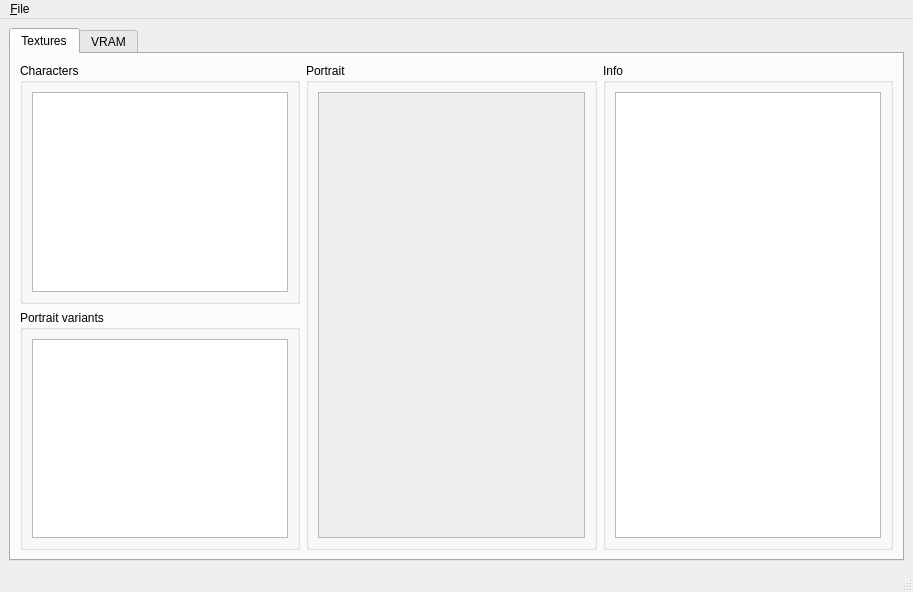
<?xml version="1.0" encoding="UTF-8"?>
<ui version="4.0">
 <class>MainWindow</class>
 <widget class="QMainWindow" name="MainWindow">
  <property name="geometry">
   <rect>
    <x>0</x>
    <y>0</y>
    <width>913</width>
    <height>592</height>
   </rect>
  </property>
  <property name="windowTitle">
   <string>MainWindow</string>
  </property>
  <widget class="QWidget" name="centralwidget">
   <layout class="QHBoxLayout" name="horizontalLayout">
    <item>
     <widget class="QTabWidget" name="mainTabWidget">
      <property name="currentIndex">
       <number>0</number>
      </property>
      <widget class="QWidget" name="texturesTab">
       <attribute name="title">
        <string>Textures</string>
       </attribute>
       <layout class="QGridLayout" name="gridLayout" columnstretch="0,0">
        <item row="0" column="1">
         <layout class="QHBoxLayout" name="horizontalLayout_5" stretch="1,1">
          <item>
           <widget class="QGroupBox" name="groupBox_3">
            <property name="title">
             <string>Portrait</string>
            </property>
            <layout class="QVBoxLayout" name="verticalLayout_5">
             <item>
              <widget class="QScrollArea" name="portraitScrollArea">
               <property name="widgetResizable">
                <bool>true</bool>
               </property>
               <widget class="QWidget" name="scrollAreaWidgetContents_3">
                <property name="geometry">
                 <rect>
                  <x>0</x>
                  <y>0</y>
                  <width>268</width>
                  <height>452</height>
                 </rect>
                </property>
               </widget>
              </widget>
             </item>
            </layout>
           </widget>
          </item>
          <item>
           <widget class="QGroupBox" name="groupBox_4">
            <property name="title">
             <string>Info</string>
            </property>
            <layout class="QHBoxLayout" name="horizontalLayout_4">
             <item>
              <widget class="QTextEdit" name="portraitInfoTextEdit">
               <property name="sizePolicy">
                <sizepolicy hsizetype="Expanding" vsizetype="Expanding">
                 <horstretch>0</horstretch>
                 <verstretch>0</verstretch>
                </sizepolicy>
               </property>
               <property name="font">
                <font>
                 <family>Consolas</family>
                 <pointsize>12</pointsize>
                </font>
               </property>
               <property name="undoRedoEnabled">
                <bool>false</bool>
               </property>
               <property name="readOnly">
                <bool>true</bool>
               </property>
              </widget>
             </item>
            </layout>
           </widget>
          </item>
         </layout>
        </item>
        <item row="0" column="0">
         <layout class="QVBoxLayout" name="verticalLayout" stretch="0,0">
          <item>
           <widget class="QGroupBox" name="groupBox">
            <property name="title">
             <string>Characters</string>
            </property>
            <layout class="QVBoxLayout" name="verticalLayout_2">
             <item>
              <widget class="QListWidget" name="characterListWidget">
               <property name="sizePolicy">
                <sizepolicy hsizetype="Minimum" vsizetype="Expanding">
                 <horstretch>0</horstretch>
                 <verstretch>0</verstretch>
                </sizepolicy>
               </property>
              </widget>
             </item>
            </layout>
           </widget>
          </item>
          <item>
           <widget class="QGroupBox" name="groupBox_2">
            <property name="title">
             <string>Portrait variants</string>
            </property>
            <layout class="QVBoxLayout" name="verticalLayout_3">
             <item>
              <widget class="QListWidget" name="variantsListWidget">
               <property name="sizePolicy">
                <sizepolicy hsizetype="Minimum" vsizetype="Expanding">
                 <horstretch>0</horstretch>
                 <verstretch>0</verstretch>
                </sizepolicy>
               </property>
               <property name="selectionBehavior">
                <enum>QAbstractItemView::SelectItems</enum>
               </property>
              </widget>
             </item>
            </layout>
           </widget>
          </item>
         </layout>
        </item>
       </layout>
      </widget>
      <widget class="QWidget" name="vramTab">
       <attribute name="title">
        <string>VRAM</string>
       </attribute>
       <layout class="QHBoxLayout" name="horizontalLayout_2">
        <item>
         <widget class="QScrollArea" name="vramScrollArea">
          <property name="verticalScrollBarPolicy">
           <enum>Qt::ScrollBarAsNeeded</enum>
          </property>
          <property name="horizontalScrollBarPolicy">
           <enum>Qt::ScrollBarAsNeeded</enum>
          </property>
          <property name="widgetResizable">
           <bool>true</bool>
          </property>
          <property name="alignment">
           <set>Qt::AlignLeading|Qt::AlignLeft|Qt::AlignTop</set>
          </property>
          <widget class="QWidget" name="scrollAreaWidgetContents_2">
           <property name="geometry">
            <rect>
             <x>0</x>
             <y>0</y>
             <width>869</width>
             <height>487</height>
            </rect>
           </property>
           <layout class="QHBoxLayout" name="horizontalLayout_3">
            <item>
             <widget class="QLabel" name="vramImageLabel">
              <property name="text">
               <string/>
              </property>
              <property name="alignment">
               <set>Qt::AlignLeading|Qt::AlignLeft|Qt::AlignTop</set>
              </property>
             </widget>
            </item>
           </layout>
          </widget>
         </widget>
        </item>
       </layout>
      </widget>
     </widget>
    </item>
   </layout>
  </widget>
  <widget class="QMenuBar" name="menubar">
   <property name="geometry">
    <rect>
     <x>0</x>
     <y>0</y>
     <width>913</width>
     <height>21</height>
    </rect>
   </property>
   <widget class="QMenu" name="menu_File">
    <property name="title">
     <string>&amp;File</string>
    </property>
    <addaction name="action_OpenCdImage"/>
    <addaction name="separator"/>
    <addaction name="actionSaveAlImages"/>
   </widget>
   <addaction name="menu_File"/>
  </widget>
  <widget class="QStatusBar" name="statusbar"/>
  <action name="action_OpenCdImage">
   <property name="text">
    <string>&amp;Open CD image...</string>
   </property>
  </action>
  <action name="actionSaveAlImages">
   <property name="text">
    <string>Save all images</string>
   </property>
  </action>
 </widget>
 <resources/>
 <connections/>
</ui>
